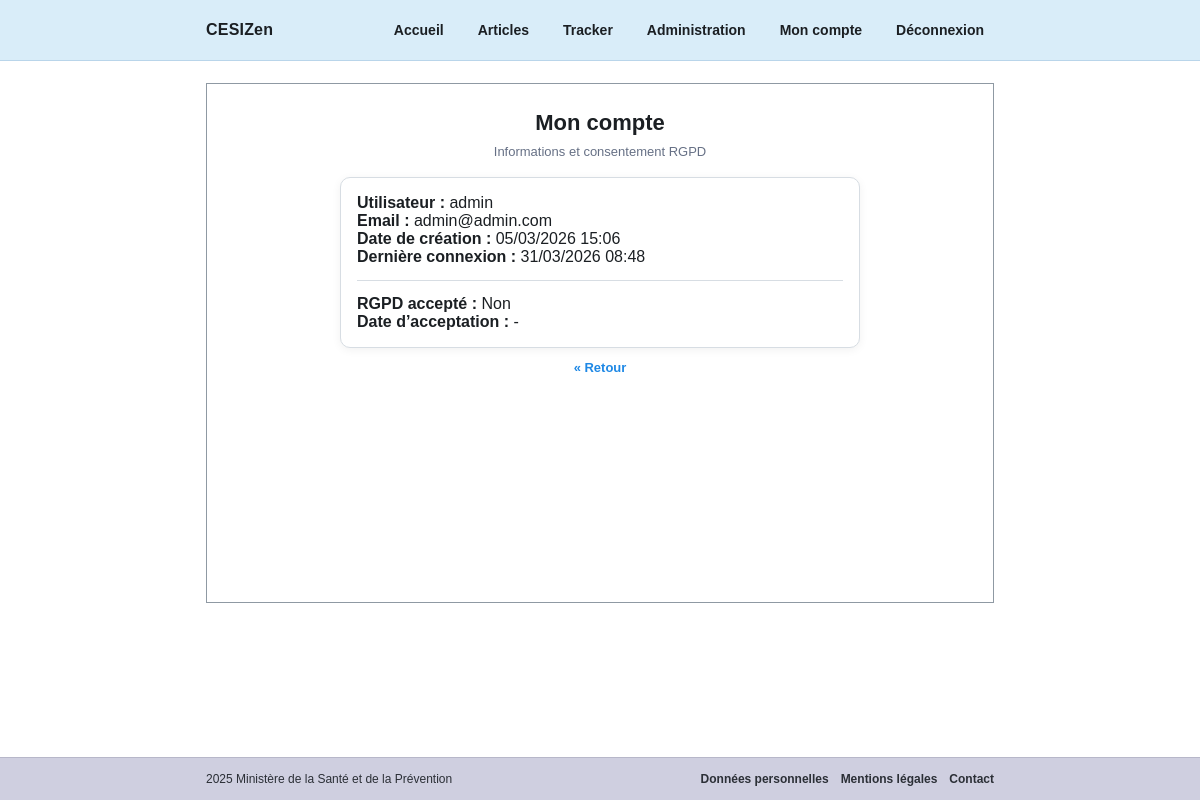
/accounts/me/ (signed in), run on the app's committed database.
### accounts/models.py (models this page shows, shortened)
class User(AbstractUser):
    rgpd_accepte = models.BooleanField(default=False)
    rgpd_date_acceptation = models.DateTimeField(null=True, blank=True)
    is_active = models.BooleanField(default=True)  # déjà présent dans AbstractUser

### accounts/views.py (the view)
# urls.py: path("me/", profile, name="profile"),
@login_required
def profile(request):
    return render(request, "accounts/profile.html")

### accounts/context_processors.py (called while the page is built)
def admin_context(request):
    return {"is_admin_user": is_admin(request.user)}

### accounts/permissions.py (called while the page is built)
def is_admin(user):
    return user.is_authenticated and (user.is_staff or user.groups.filter(name="ADMIN").exists())

### templates/accounts/profile.html (shortened to what this page needs)
{% extends "base.html" %}
{% block content %}
  <div class="center">
    <h1>Mon compte</h1>
    <p class="subtitle">Informations et consentement RGPD</p>
  </div>
  <div class="card">
    <div><strong>Utilisateur :</strong> {{ user.username }}</div>
    <div><strong>Email :</strong> {{ user.email }}</div>
    <div><strong>Date de création :</strong> {{ user.date_joined|date:"d/m/Y H:i" }}</div>
    <div><strong>Dernière connexion :</strong>
      {% if user.last_login %}{{ user.last_login|date:"d/m/Y H:i" }}{% else %}-{% endif %}
    </div>
    <hr style="border:none;border-top:1px solid var(--border);margin:14px 0;">
    <div><strong>RGPD accepté :</strong> {{ user.rgpd_accepte|yesno:"Oui,Non" }}</div>
    <div><strong>Date d’acceptation :</strong>
      {% if user.rgpd_date_acceptation %}{{ user.rgpd_date_acceptation|date:"d/m/Y H:i" }}{% else %}-{% endif %}
    </div>
  </div>
  <div class="center">
    <a class="backlink" href="{% url 'home' %}">&laquo; Retour</a>
  </div>
{% endblock %}

### templates/base.html (style rules this page uses)
:root { --header-bg:#d9edf9; --footer-bg:#cfcfe0; --primary:#1e88e5; --primary-dark:#176fbe; --text:#1b1f23; --muted:#667085; --border:#d7dde3; --card:#ffffff; --page-bg:#ffffff; --shadow: 0 2px 10px rgba(0,0,0,.06); --radius: 10px; --maxw: 820px; }
* { box-sizing:border-box; }
body { margin:0; font-family: Arial, sans-serif; color:var(--text); background:var(--page-bg); min-height:100vh; display:flex; flex-direction:column; }
.center { text-align:center; }
h1 { margin:0 0 8px; font-size:22px; }
.subtitle { margin:0 0 18px; color:var(--muted); font-size:13px; }
.card { max-width:520px; margin:0 auto; background:var(--card); border:1px solid var(--border); border-radius:var(--radius); padding:16px; box-shadow:var(--shadow); }
.backlink { display:inline-block; margin-top:12px; font-size:13px; color:var(--primary); text-decoration:none; font-weight:700; }

### data on the page
User: username "admin", email "admin@admin.com", date_joined "05/03/2026 15:06", last_login "31/03/2026 08:48", rgpd_accepte "Non"
